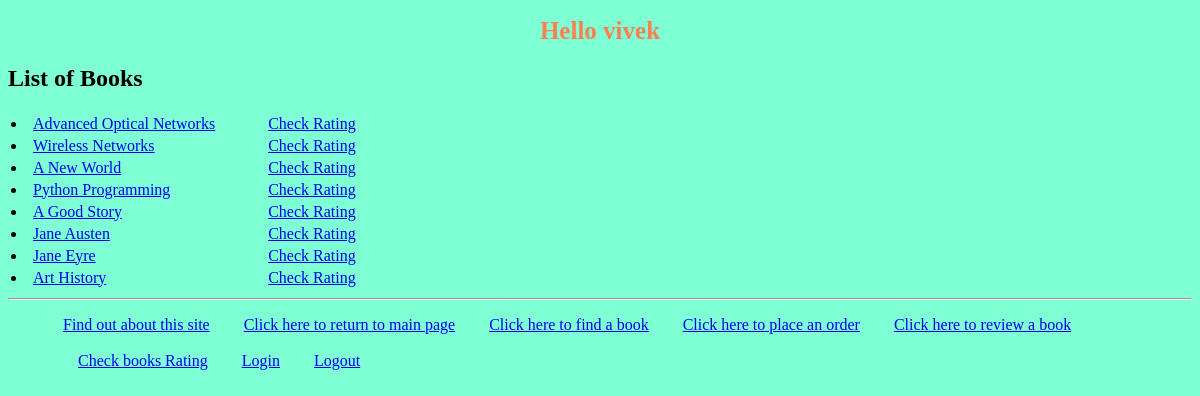
Screenshot of /myapp/check_reviews (signed in) with the database file from the repository.
### myapp/models.py (models this page shows, shortened)
class Book(models.Model):
    CATEGORY_CHOICES = [
        ('S', 'Scinece&Tech'),
        ('F', 'Fiction'),
        ('B', 'Biography'),
        ('T', 'Travel'),
        ('O', 'Other')
    ]
    title = models.CharField(max_length=200)
    category = models.CharField(max_length=1, choices=CATEGORY_CHOICES, default='S')
    num_pages = models.PositiveIntegerField(default=100)
    price = models.DecimalField(max_digits=10, decimal_places=2)
    description = models.TextField(blank=True)
    publisher = models.ForeignKey(Publisher, related_name='books', on_delete=models.CASCADE)
    num_reviews = models.PositiveIntegerField(default=0)

### myapp/views.py (the view)
# urls.py: path(r'check_reviews',views.chk_reviews_index,name='chk_reviews_index'),
@login_required
def chk_reviews_index(request):
    booklist = Book.objects.all().order_by('id')[:10]
    return render(request, 'myapp/chk_reviews_index.html', {'booklist': booklist})

### myapp/templates/myapp/chk_reviews_index.html
{% extends 'myapp/base.html' %}
{% block body_block %}
    {% if booklist %}
        <h2>List of Books</h2>
        <table>
        <ul>
            {% for book  in booklist %}
                    <tr>
                        <td>
                            <li>
                                <a href="{% url 'myapp:book_detail' book.id %}">{{book.title}} </a>
                            </li>
                        </td>
                        <td style="padding-left: 50px">
                            <a href="{% url 'myapp:chk_reviews' book.id %}">Check Rating</a>
                        </td>
                    </tr>
            {% endfor %}
        </ul>
        </table>
    {% else %}
        <strong>There are no available books!</strong>
    {% endif %}
{% endblock %}

### myapp/templates/myapp/base.html (shortened to what this page needs)
<!DOCTYPE html>
{% load staticfiles %}
<html>
    <head>
        <link rel="stylesheet" type="text/css" href="{% static 'myapp/style.css' %}" />
    </head>
    <body>
        <div>
            <h1>{% block myhdg %}Hello {{request.user.username}} {% endblock %}</h1>
            {% block body_block %}*** {% endblock %}
        </div>
        <hr />
        <div>
            <ul>
                <li class="hbar1"><a href="{% url 'myapp:about' %}">Find out about this site</a></li>
                <li class="hbar1"><a href = "{% url 'myapp:index' %}">Click here to return to main page</a></li>
                <li class="hbar1"><a href = "{% url 'myapp:findbooks' %}">Click here to find a book</a></li>
                <li class="hbar1"><a href = "{% url 'myapp:place_order' %}">Click here to place an order</a></li>
                <li class="hbar1"><a href = "{% url 'myapp:review' %}">Click here to review a book</a><br><br></li>
                <li class="hbar1"><a href = "{% url 'myapp:chk_reviews_index' %}">Check books Rating</a></li>
                <li class="hbar1"><a href = "{% url 'myapp:login' %}">Login</a></li>
                <li class="hbar1"><a href = "{% url 'myapp:logout' %}">Logout</a></li>
            </ul>
        </div>
    </body>
</html>

### myapp/static/myapp/style.css (style rules this page uses)
h1 { color: coral; font-size: 25px; text-align: center; }
body { background-color: aquamarine; }
.hbar1 { display: inline; margin: 15px; }

### rows the page displays
Book: title "Advanced Optical Networks"
Book: title "Wireless Networks"
Book: title "A New World"
Book: title "Python Programming"
Book: title "A Good Story"
Book: title "Jane Austen"
Book: title "Jane Eyre"
Book: title "Art History"

### other values shown
{{ request.user.username }} "vivek"
